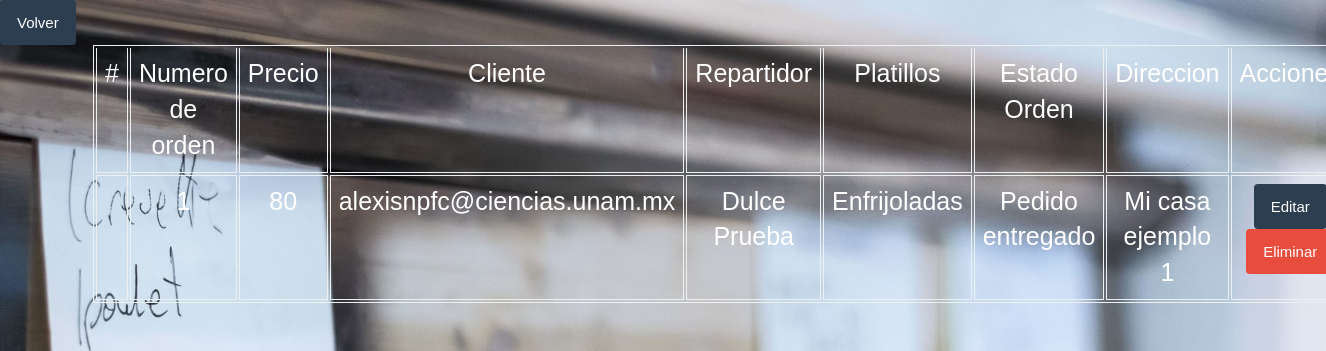
Page /administrador/lista-ordenes/ (signed in) on the earlier database version.
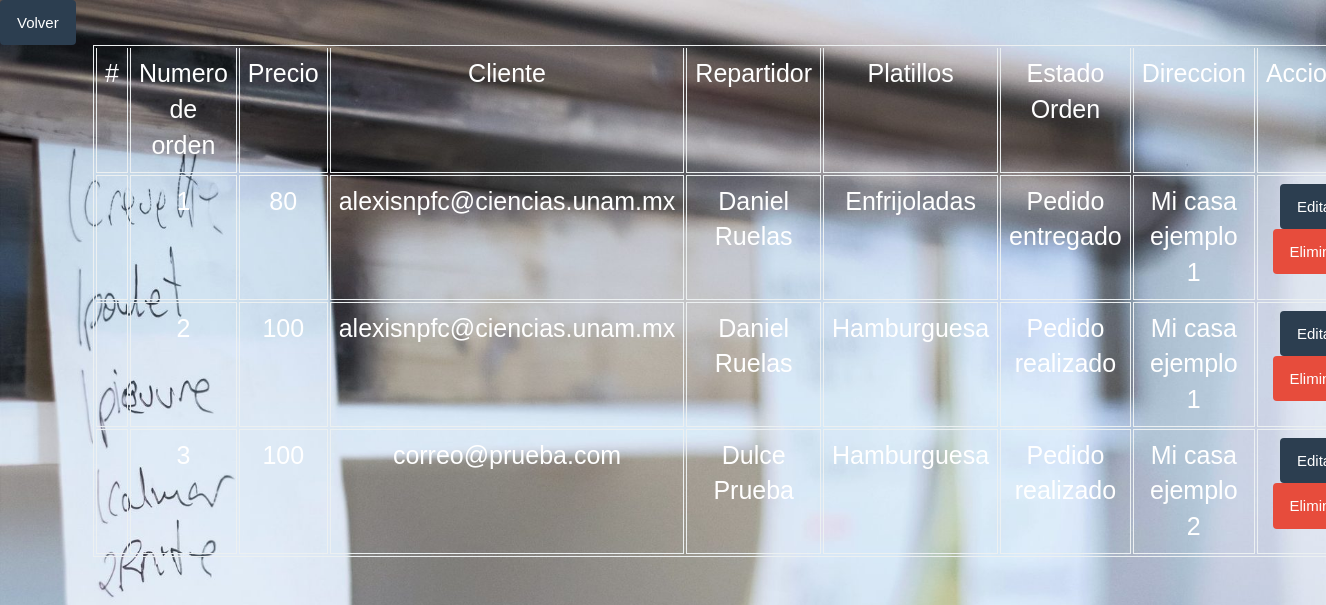
Same page on the later database version.
### administrador/models.py (models this page shows)
class Orden(models.Model):
	id_orden = models.AutoField(primary_key=True)
	precio_orden = models.IntegerField(null=False, default = 0)
	id_cliente_orden = models.ForeignKey('cliente.Cliente', on_delete=models.SET_DEFAULT, default=0)
	id_repartidor_orden = models.ForeignKey('repartidor.Repartidor',on_delete= models.SET_NULL, blank =True,  null=True)
	id_platillo_orden  = models.ManyToManyField('platillo.Platillo', null=True)
	id_estado_orden =    models.ForeignKey('EstadoOrden',  on_delete=models.SET_DEFAULT, default=0)
	direccion_entrega_orden  = models.ForeignKey('cliente.Direccion', null=True, on_delete=models.CASCADE)
	class Meta:
		db_table = 'orden'
		verbose_name_plural = "Ordenes"

class EstadoOrden(models.Model):
	id_estado = models.IntegerField(primary_key=True)
	descripcion_estado = models.CharField(max_length=30)
	class Meta:
		db_table = 'estado_orden'
		verbose_name_plural = "EstadosOrden"
	def __str__(self):
		return '{}'.format(self.descripcion_estado)

### cliente/models.py (models this page shows)
class Cliente(models.Model):
    user_cliente = models.OneToOneField(User, on_delete=models.CASCADE, unique=True)
    id_cliente = models.AutoField(primary_key=True, db_column='id_cliente')
    nombre_cliente = models.CharField(max_length=64)
    apellido_pa_cliente = models.CharField(max_length=100)
    apellido_ma_cliente = models.CharField(max_length=100)
    telefono_cliente = models.CharField(max_length=10)
    def __str__(self):
        return str(self.user_cliente)
    class Meta:
        db_table = 'cliente'
        verbose_name_plural = "Clientes"

class Direccion(models.Model):
    id_direccion = models.IntegerField(primary_key=True)
    id_cliente =  models.ForeignKey(Cliente, models.DO_NOTHING)
    descripcion_direccion = models.CharField(max_length=200)
    class Meta:
        db_table = 'direccion'
        verbose_name_plural = "Direcciones"
        unique_together = (('id_cliente', 'descripcion_direccion' ))
    def __str__(self):
        return '{}'.format(self.descripcion_direccion)

### repartidor/models.py (models this page shows)
class Repartidor(models.Model):
	user = models.OneToOneField(User, on_delete=models.CASCADE, unique=True)
	id_repatidor = models.AutoField(primary_key=True, db_column='id_repatidor')
	nombre_repartidor = models.CharField(max_length=64)
	apellido_paterno_repartidor = models.CharField(max_length=100)
	apellido_materno_repartidor = models.CharField(max_length=100)
	def __str__(self):
		return self.nombre_repartidor + " " + self.apellido_paterno_repartidor
	class Meta:
		db_table = 'repartidor'
		verbose_name_plural = "Repartidores"

### platillo/models.py (models this page shows, shortened)
class Platillo(models.Model):
    id = models.AutoField(primary_key=True)
    nombre = models.CharField(max_length=200, unique=True)
    descripcion = models.CharField(max_length=500, null=True)
    precio = models.FloatField(null=False, default=0)
    imagen = models.ImageField(null=True, upload_to=directorio_imagen)
    categoria = models.ForeignKey(
        'categoria.Categoria', on_delete=models.CASCADE)
    def __str__(self):
        return self.nombre
    class Meta:
        db_table = 'platillo'
        verbose_name_plural = "Platillos"

### administrador/views.py (the view)
    def _inner(request, *args, **kwargs):
        if not request.user.is_superuser:
            raise PermissionDenied
        return function(request, *args, **kwargs)

### administrador/views.py (called while the page is built)
def superuser_only(function):
    def _inner(request, *args, **kwargs):
        if not request.user.is_superuser:
            raise PermissionDenied
        return function(request, *args, **kwargs)
    return _inner

@login_required
@superuser_only
def lista_ordenes(request):
    ordenes = Orden.objects.all().order_by('id_orden')
    contexto = {'ordenes': ordenes}
    return render(request, 'administrador/lista_ordenes.html', contexto)

### templates/administrador/lista_ordenes.html (shortened to what this page needs)
{% load static %}
<!DOCTYPE html>
<html>
<head>
	<link rel="stylesheet" href="{% static 'css/bootstrap.min.css' %}">
	<link rel="stylesheet" href="{% static 'css/ordenes/lista_ordenes.css' %}">
</head>
<body>
<div class="return-btn" style="text-align: start">
<a class="btn btn-primary" href="../../../administrador/">Volver</a>
</div>
<div class="container">
<table class="table table-bordered">
	<thead>
		<tr>
			<td>#</td>
			<td>Numero de orden</td>
			<td>Precio</td>
			<td>Cliente</td>
			<td>Repartidor</td>
			<td>Platillos</td>
			<td>Estado Orden</td>
			<td>Direccion</td>
			<td>Acciones</td>
		</tr>
	</thead>
	<tbody>
		{% if ordenes %}
		{% for orden in ordenes%}
		<tr>
			<td></td>
			<td>{{orden.id_orden}}</td>
			<td>{{orden.precio_orden}}</td>
			<td>{{orden.id_cliente_orden}}</td>
			<td>{{orden.id_repartidor_orden}}</td>
			<td>
			{% for platillo in orden.id_platillo_orden.all %}
				{{platillo}}
			{% endfor %}
			</td>
			<td>{{orden.id_estado_orden}}</td>
			<td>{{orden.direccion_entrega_orden}}</td>
			<td>
				<a class="btn btn-primary" href="{% url 'administrador:editar_orden' orden.id_orden %}">Editar</a>
				<a class="btn btn-danger" href="{% url 'administrador:eliminar_orden' orden.id_orden %}">Eliminar</a>
			</td>
		</tr>
		{% endfor %}
		{% else %}
		<h1 align="center">No existen ordenes generadas</h1>
		{% endif %}
	</tbody>
</table>
</div>
</body>
</html>

### static/css/ordenes/lista_ordenes.css (style rules this page uses)
body { background: url("../../../static/imagenes/ordenes.jpg") no-repeat fixed; background-size: 100%; font-family: "Istok Web", sans-serif; text-align: center; color: white; margin: 0px; padding: 0px; }
.table-bordered { font-size: 25px; }

Differences in the rows shown:
changed Orden "Pedido entregado": id_repartidor_orden "Dulce Prueba" → "Daniel Ruelas"
added Orden: id_orden "2", precio_orden "100", id_cliente_orden "alexisnpfc@ciencias.unam.mx", id_repartidor_orden "Daniel Ruelas", id_estado_orden "Pedido realizado", direccion_entrega_orden "Mi casa ejemplo 1"
added Platillo: nombre "Hamburguesa"
added Orden: id_orden "3", precio_orden "100", id_cliente_orden "correo@prueba.com", id_repartidor_orden "Dulce Prueba", id_estado_orden "Pedido realizado", direccion_entrega_orden "Mi casa ejemplo 2"
